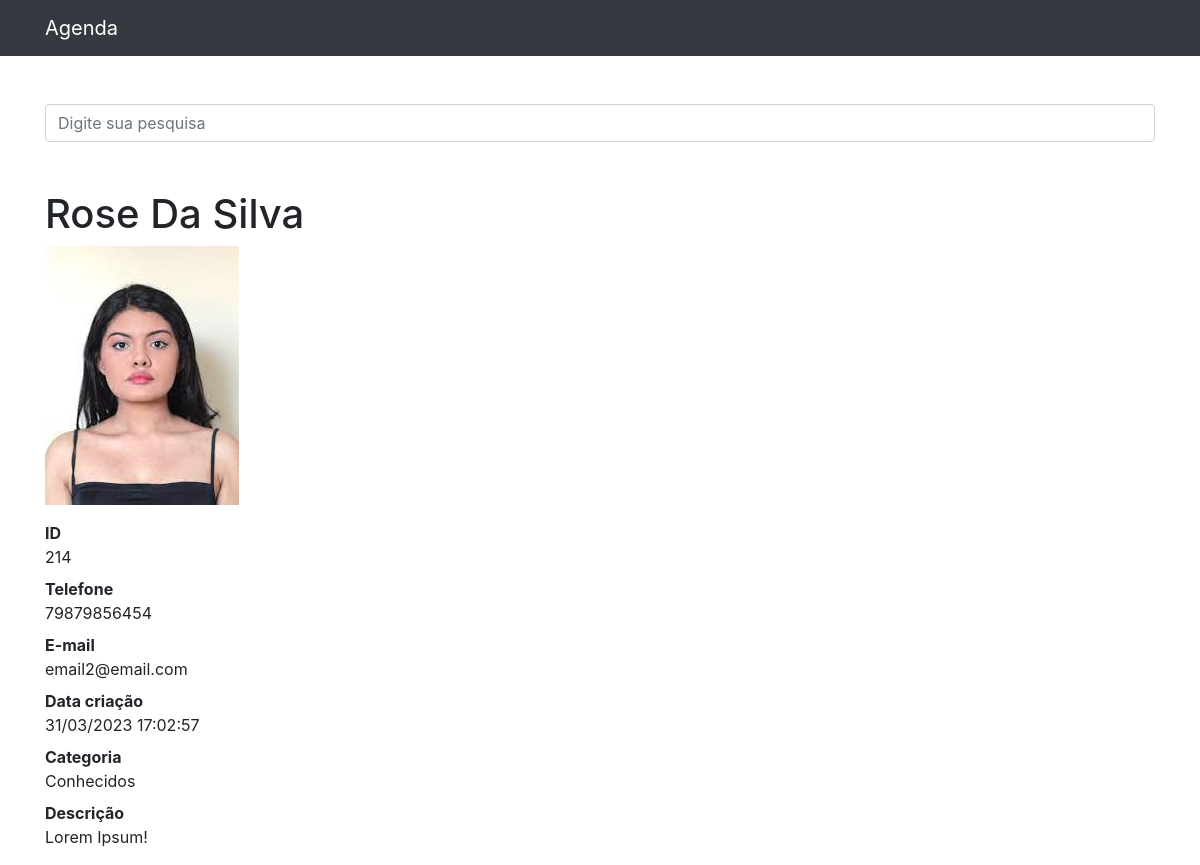
The page /214 on the database its author committed.
### contatos/models.py (models this page shows, shortened)
class Contato(models.Model):
    nome = models.CharField(max_length=150)
    sobrenome = models.CharField(max_length=255, blank=True)
    telefone = models.CharField(max_length=255)
    email = models.CharField(max_length=255, blank=True)
    data_criacao = models.DateTimeField(default=timezone.now)
    descricao = models.TextField(blank=True)
    categoria = models.ForeignKey(Categoria, on_delete=models.DO_NOTHING)
    mostrar = models.BooleanField(default=True)
    foto = models.ImageField(blank=True, upload_to='fotos/%Y/%m/')

class Categoria(models.Model):
    nome = models.CharField(max_length=255)
    def __str__(self):
        return self.nome

### contatos/views.py (the view)
# urls.py: path('<int:contato_id>', views.ver_contato, name='ver_contato'),
def ver_contato(request, contato_id):
    contato = get_object_or_404(Contato, id=contato_id)
    if not contato.mostrar:
        raise Http404()
    return render(request, 'contatos/ver_contato.html', {
        'contato': contato
    })

### contatos/templates/contatos/ver_contato.html (shortened to what this page needs)
{% extends 'base.html' %}
{%block conteudo%}
  <h1 class="mt-5">{{ contato.nome }} {{ contato.sobrenome }}</h1>
  <dl>
    {% if contato.foto %}
      <p>
        <img src="{{ contato.foto.url }}" style="max-width: 250px; height: auto;">
      </p>
    {% endif %}
    <dt>ID</dt>
    <dd>{{ contato.id }}</dd>
    <dt>Telefone</dt>
    <dd>{{ contato.telefone }}</dd>
    <dt>E-mail</dt>
    <dd>{{ contato.email }}</dd>
    <dt>Data criação</dt>
    <dd>{{ contato.data_criacao|date:'d/m/Y H:i:s' }}</dd>
    <dt>Categoria</dt>
    <dd>{{ contato.categoria }}</dd>
    <dt>Descrição</dt>
    <dd>{{ contato.descricao }}</dd>
  </dl>
{%endblock%}

### rows shown on the page
Contato: nome "Rose", sobrenome "Da Silva", foto (picture), id "214", telefone "79879856454", email "email2@email.com", data_criacao "31/03/2023 17:02:57", categoria "Conhecidos", descricao "Lorem Ipsum!"
